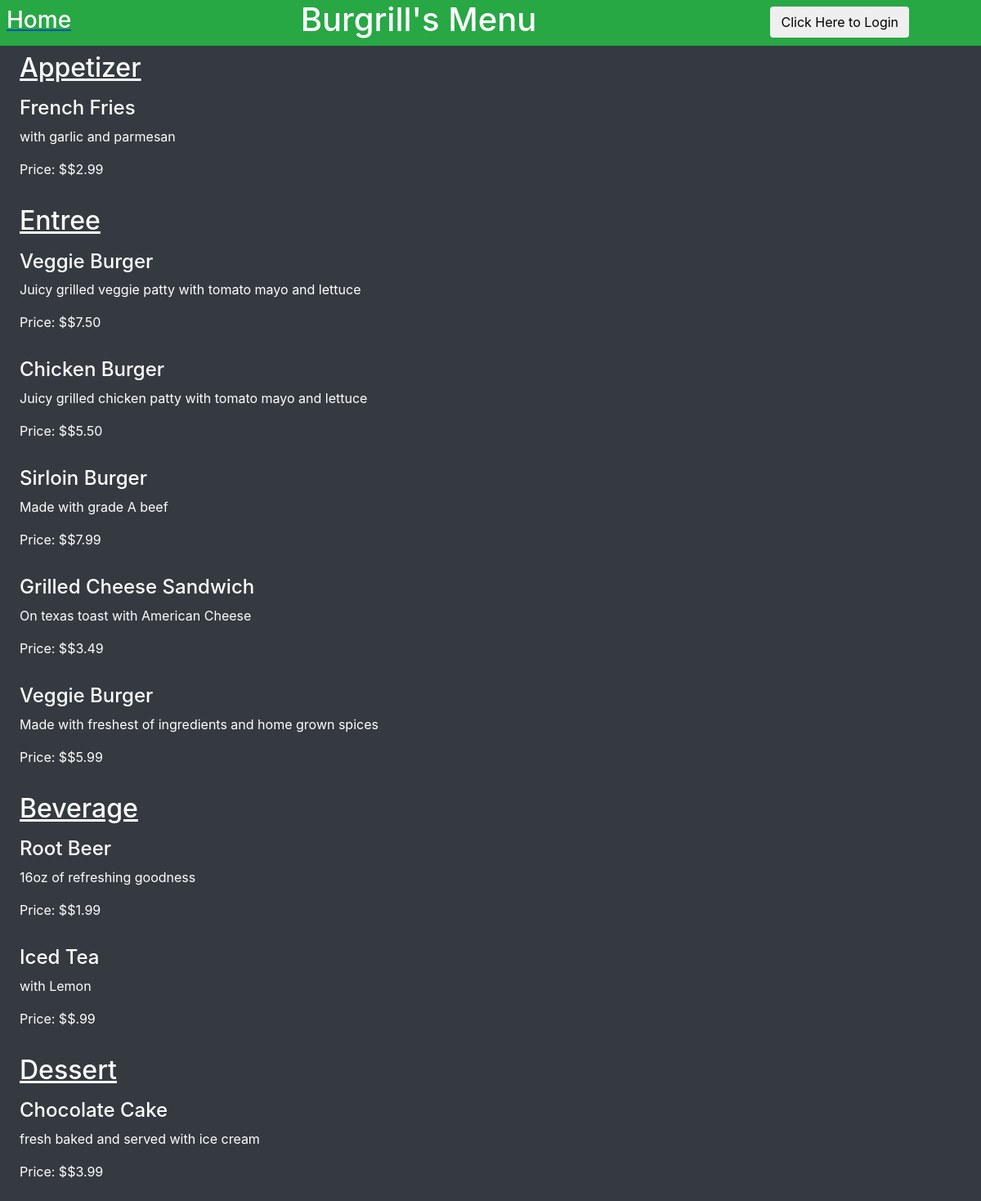
Page /restaurant/4/menu/ on the committed database.
### Database_file.py (models this page shows, shortened)
class Restaurant(Base):
    __tablename__ = 'restaurant'
    id = Column(Integer, primary_key = True)
    name = Column(String(80), nullable=False)
    user_id = Column(Integer, ForeignKey('user.id'))
    user = relationship(User)

class MenuItem(Base):
    __tablename__ = 'menu_item'
    id = Column(Integer, primary_key = True)
    name = Column(String(80), nullable=False)
    course = Column(String(250))
    description = Column(String(250))
    price = Column(String(8))
    restaurant_id = Column(Integer, ForeignKey('restaurant.id'))
    restaurant = relationship(Restaurant)
    user_id = Column(Integer, ForeignKey('user.id'))
    user = relationship(User)

### catalog.py (the view)
@app.route('/restaurant/<int:restaurant_id>/')
@app.route('/restaurant/<int:restaurant_id>/menu/')
def restaurantMenu(restaurant_id):
    state = showLogin()
    page = 'restaurant/' + str(restaurant_id) + '/menu/'
    restaurant = session.query(Restaurant).filter_by(id = restaurant_id).one()
    creator = getUserInfo(restaurant.user_id)
    items = session.query(MenuItem).filter_by(
        restaurant_id=restaurant_id).all()
    if 'username' not in login_session or \
        creator.id != login_session['user_id']:
        return render_template('public-Menu.html', items=items,
                                restaurant=restaurant, creator=creator,
                                STATE=state, page=page)
    else:
        return render_template('menu.html', items=items,
                                restaurant=restaurant, creator=creator,
                                STATE=state, page=page)

### catalog.py (called while the page is built)
def getUserInfo(user_id):
    user = session.query(User).filter_by(id=user_id).one()
    return user

def showLogin():
    state = ''.join(random.choice(string.ascii_uppercase + string.digits)
                    for x in xrange(32))
    login_session['state'] = state
    print state
    return state

### templates/public-Menu.html (shortened to what this page needs)
{% extends "base2.html" %}
  {% block content %}
    <article class="row bg-dark px-4">
         {% if items !=[] %}
         {% if items|selectattr('course', 'equalto', 'Appetizer')|list|length > 0 %}
         <div class="col-md-12 mt-2">
           <h2 class="text-white"><u>Appetizer</u></h2>
         </div>
           {% for i in items %}
             {% if i.course == 'Appetizer' %}
             <div class="col-md-12 mt-2">
               <h4 class="text-white">{{i.name}}</h4>
             </div>
             <div class="col-md-12">
               <p class="text-white">{{i.description}}</p>
             </div>
             <div class="col-md-12">
               <p class="text-white">Price: ${{i.price}}</p>
             </div>
             <br><br>
             {% endif %}
           {% endfor %}
           {% endif %}
           {% if items|selectattr('course', 'equalto', 'Entree')|list|length > 0 %}
           <div class="col-md-12 mt-2">
             <h2 class="text-white"><u>Entree</u></h2>
           </div>
           {% for i in items %}
             {% if i.course == 'Entree' %}
             <div class="col-md-12 mt-2">
               <h4 class="text-white">{{i.name}}</h4>
             </div>
             <div class="col-md-12">
               <p class="text-white">{{i.description}}</p>
             </div>
             <div class="col-md-12">
               <p class="text-white">Price: ${{i.price}}</p>
             </div>
             <br><br>
             {% endif %}
           {% endfor %}
           {% endif %}
           {% if items|selectattr('course', 'equalto', 'Beverage')|list|length > 0 %}
           <div class="col-md-12 mt-2">
             <h2 class="text-white"><u>Beverage</u></h2>
           </div>
           {% for i in items %}
             {% if i.course == 'Beverage' %}
             <div class="col-md-12 mt-2">
               <h4 class="text-white">{{i.name}}</h4>
             </div>
             <div class="col-md-12">
               <p class="text-white">{{i.description}}</p>
             </div>
             <div class="col-md-12">
               <p class="text-white">Price: ${{i.price}}</p>
             </div>
             <br><br>
             {% endif %}
           {% endfor %}
           {% endif %}
           {% if items|selectattr('course', 'equalto', 'Dessert')|list|length > 0 %}
           <div class="col-md-12 mt-2">
             <h2 class="text-white"><u>Dessert</u></h2>
           </div>
           {% for i in items %}
             {% if i.course == 'Dessert' %}
             <div class="col-md-12 mt-2">
               <h4 class="text-white">{{i.name}}</h4>
             </div>
             <div class="col-md-12">
               <p class="text-white">{{i.description}}</p>
             </div>
             <div class="col-md-12">
               <p class="text-white">Price: ${{i.price}}</p>
             </div>
             <br><br>
             {% endif %}
           {% endfor %}
           {% endif %}
         {% endif %}
    </article>
  {% endblock %}

### templates/base2.html (shortened to what this page needs)
<!DOCTYPE html>
<html>
  <head>
    {% include "header.html" %}
  </head>
  <body class="bg-dark">
    <div class="fluid-container bg-dark">
      <header class="row bg-success">
        <a href="{{url_for('restaurants')}}">
          <div class="col-md-2 text-center ml-2 mt-2">
            <h3 class="text-white">Home</h3>
          </div>
        </a>
        <div class="col-md-8 text-center">
          <h1 class="text-white">{{restaurant.name}}'s Menu</h1>
        </div>
        <div class="col-md-2 text-right pt-2">
          {%if 'username' not in session %}
            <button class="btn bg-faded text-black" type="button" name="button" data-toggle="modal" data-target="#myModal">
              Click Here to Login
            </button>
			    {% else %}
          <a href="{{url_for('disconnect')}}">
            <button class="btn bg-faded text-black" type="button" name="button">
              Logout
            </button>
          </a>
			    {% endif %}
        </div>
      </header>
      {% block content %}
      {% endblock %}
    </div>
  </body>
</html>

### static/master.css (style rules this page uses)
a { text-decoration: none; }
button { cursor: pointer; }

### rows in the picture
Restaurant: name "Burgrill"
MenuItem: name "French Fries", description "with garlic and parmesan", price "$2.99"
MenuItem: name "Veggie Burger", description "Juicy grilled veggie patty with tomato mayo and lettuce", price "$7.50"
MenuItem: name "Chicken Burger", description "Juicy grilled chicken patty with tomato mayo and lettuce", price "$5.50"
MenuItem: name "Sirloin Burger", description "Made with grade A beef", price "$7.99"
MenuItem: name "Grilled Cheese Sandwich", description "On texas toast with American Cheese", price "$3.49"
MenuItem: name "Veggie Burger", description "Made with freshest of ingredients and home grown spices", price "$5.99"
MenuItem: name "Root Beer", description "16oz of refreshing goodness", price "$1.99"
MenuItem: name "Iced Tea", description "with Lemon", price "$.99"
MenuItem: name "Chocolate Cake", description "fresh baked and served with ice cream", price "$3.99"
